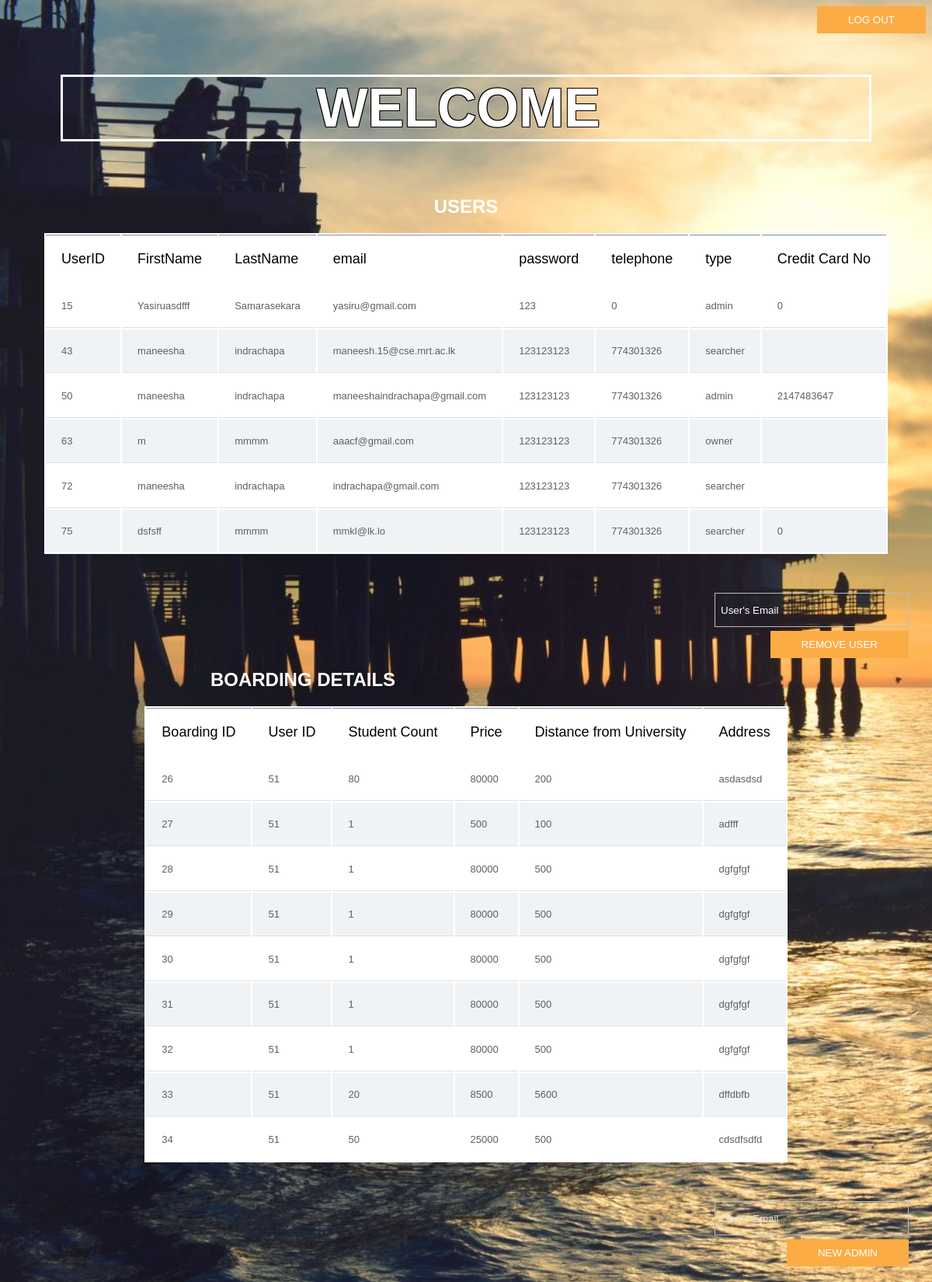
The app's page /process_admin.php with its own data.
### tables this page shows
CREATE TABLE `users` (
  `userID` int(11) NOT NULL,
  `firstName` varchar(50) NOT NULL,
  `lastName` varchar(50) NOT NULL,
  `email` varchar(50) NOT NULL,
  `password` varchar(20) NOT NULL,
  `telephone` int(10) NOT NULL,
  `type` varchar(10) NOT NULL,
  `date` varchar(30) NOT NULL,
  `creditCardNo` int(20) DEFAULT NULL,
  `profPic` varchar(100) DEFAULT NULL
);

CREATE TABLE `boarding_details` (
  `boardingID` int(11) NOT NULL,
  `userID` int(11) NOT NULL,
  `studentCount` int(11) NOT NULL,
  `price` decimal(10,0) NOT NULL,
  `distance` int(11) NOT NULL,
  `address` varchar(80) NOT NULL
);

### process_admin.php (the view, shortened to what this page needs)
<?php
require 'database/connect.inc.php';
$email=$_SESSION['email'];
$name="SELECT firstName FROM users where email='$email'";
$name_result=$db->query($name);
$name_result_row=mysqli_fetch_assoc($name_result);
$sql="SELECT userID,firstName,lastName,email,password,telephone,type,creditCardNo FROM users";
$sql_1="SELECT boardingID,userID,studentCount,price,distance,address FROM boarding_details";
$result_1=$db->query($sql_1);
$result=$db->query($sql);
?>
<html>
    <head>
        <link href="css/style_process_admin.css" type="text/css" rel="stylesheet">
    </head>
    <body>
        <div style="float:right" class='log_out'>
            <form align="right" name="form1" method="post" action="php/logout.php">
              <label class="logoutLblPos">
                  <button name="log_out" type="submit" id="log_out" class="btn btn-info">Log Out</button>
              </label>
            </form>
            </div><br>
        <div>
        <h1>Welcome&nbsp;<?php echo $name_result_row['firstName'];?></h1>
        <h2>Users</h2>
        <table class="table">
            <thead>
            <tr>
                <th>UserID</th>
                <th>FirstName</th>
                <th>LastName</th>
                <th>email</th>
                <th>password</th>
                <th>telephone</th>
                <th>type</th>
                <th>Credit Card No</th>
            </tr>
            </thead>
            <tbody>
        <?php
        if ($result->num_rows > 0) {
            while($row = $result->fetch_assoc()) {
                echo  "<tr><td>".$row['userID']."</td><td>".$row['firstName']."</td><td>".$row['lastName']."</td><td>".$row['email']."</td><td>".$row['password']."</td><td>".$row['telephone']."</td><td>".$row['type']."</td><td>".$row['creditCardNo']."</td></tr>";
                }
            }else {
                echo "0 results";
                }
        ?>
            </tbody>
        </table>
        <div style="float:right">
            <form align="right" name="form2"  method="post" action="<?php echo htmlspecialchars($_SERVER["PHP_SELF"]);?>" class="admin-email-form">
              <label>
                  <input type="email" style="color:white" class="form-control" name="remove_email" value="User's Email">
                  <button name="removeEmailButton" type="submit"  class="btn btn-info">Remove User</button>
              </label>
            </form>
            </div><br><br><br><br><br><br>
                <h2>Boarding Details</h2>
        <table class="table">
            <thead>
            <tr>
                <th>Boarding ID</th>
                <th>User ID</th>
                <th>Student Count</th>
                <th>Price</th>
                <th>Distance from University</th>
                <th>Address</th>
            </tr>
            </thead>
            <tbody>
        <?php
        if ($result_1->num_rows > 0) {
            while($row_1= $result_1->fetch_assoc()) {
                echo  "<tr><td>".$row_1['boardingID']."</td><td>".$row_1['userID']."</td><td>".$row_1['studentCount']."</td><td>".$row_1['price']."</td><td>".$row_1['distance']."</td><td>".$row_1['address']."</td></tr>";
                }
            }else {
                echo "0 results";
                }
        ?>
            </tbody>
        </table>
        </div>
        <div style="float:right">
            <form align="right" name="form1"  method="post" action="<?php echo htmlspecialchars($_SERVER["PHP_SELF"]);?>" class="admin-email-form">
              <label>
                  <input type="email" style="heght:40px" class="form-control" name="adminemail" value="User's Email">
                  <button name="adminEmailButton" type="submit"  class="btn btn-info" >New Admin</button>
              </label>
            </form>
            </div><br>
    </body>
</html>

### css/style_process_admin.css (style rules this page uses)
* { -moz-box-sizing: border-box; -webkit-box-sizing: border-box; box-sizing: border-box; }
body { background-image:url(../img/slider/02.jpg); background-repeat: no-repeat; background-size: cover; font-family: 'Raleway',sans-serif; background-attachment: fixed; height: 100%; }
h2 { color: white; font-family: 'Raleway',sans-serif; text-align: center; margin-top: 20px; text-transform: uppercase; }
h1 { color: white; font-family: 'Raleway',sans-serif; text-align: center; font-size: 70px; border: solid; margin: 70px; text-transform: uppercase; text-shadow: -1px -1px 0 #000,1px -1px 0 #000,-1px 1px 0 #000,1px 1px 0 #000; }
.btn.btn-info { background: #FCAC45; border: 0; border-radius:0%; padding: 10px 40px; color: #ffffff; text-transform: uppercase; }
table { border-collapse: separate; background:#fff; @include border-radius(5px); margin:20px auto; @include box-shadow(0px 0px 5px rgba(0,0,0,0.3)); }
thead { @include border-radius(5px); }
tbody tr td { font-family: 'Raleway',sans-serif; font-weight:400; color:#5f6062; font-size:13px; padding:20px 20px 20px 20px; border-bottom:1px solid #e0e0e0; }
tbody tr:nth-child(2n) { background:#f0f3f5; }
.form-control { width: 250px; background: none; height: 40px; color: #ddd; background: none; height: 44px; color: #ddd; }
.admin-email-form { margin:10px ; max-width: 400px; padding: 20px 12px 10px 20px; font-size: 13px ; font-family:'Raleway',sans-serif; }
.admin-email-form input[type=email] { box-sizing: border-box; -webkit-box-sizing: border-box; -moz-box-sizing: border-box; border:1px solid #BEBEBE; padding: 7px; margin-bottom:5px; -webkit-transition: all 0.30s ease-in-out; -moz-transition: all 0.30s ease-in-out; -ms-transition: all 0.30s ease-in-out; -o-transition: all 0.30s ease-in-out; outline: none; }
.admin-email-form input[type=email]:focus, { -moz-box-shadow: 0 0 8px #88D5E9; -webkit-box-shadow: 0 0 8px #88D5E9; box-shadow: 0 0 8px #88D5E9; border: 1px solid #88D5E9; }

### records on screen
users: userID "15", firstName "Yasiruasdfff", lastName "Samarasekara", email "yasiru@gmail.com", password "123", telephone "0", type "admin", creditCardNo "0"
users: userID "43", firstName "maneesha", lastName "indrachapa", email "maneesh.15@cse.mrt.ac.lk", password "123123123", telephone "774301326", type "searcher"
users: userID "50", firstName "maneesha", lastName "indrachapa", email "maneeshaindrachapa@gmail.com", password "123123123", telephone "774301326", type "admin", creditCardNo "2147483647"
users: userID "63", firstName "m", lastName "mmmm", email "aaacf@gmail.com", password "123123123", telephone "774301326", type "owner"
users: userID "72", firstName "maneesha", lastName "indrachapa", email "indrachapa@gmail.com", password "123123123", telephone "774301326", type "searcher"
users: userID "75", firstName "dsfsff", lastName "mmmm", email "mmkl@lk.lo", password "123123123", telephone "774301326", type "searcher", creditCardNo "0"
boarding_details: boardingID "26", userID "51", studentCount "80", price "80000", distance "200", address "asdasdsd"
boarding_details: boardingID "27", userID "51", studentCount "1", price "500", distance "100", address "adfff"
boarding_details: boardingID "28", userID "51", studentCount "1", price "80000", distance "500", address "dgfgfgf"
boarding_details: boardingID "29", userID "51", studentCount "1", price "80000", distance "500", address "dgfgfgf"
boarding_details: boardingID "30", userID "51", studentCount "1", price "80000", distance "500", address "dgfgfgf"
boarding_details: boardingID "31", userID "51", studentCount "1", price "80000", distance "500", address "dgfgfgf"
boarding_details: boardingID "32", userID "51", studentCount "1", price "80000", distance "500", address "dgfgfgf"
boarding_details: boardingID "33", userID "51", studentCount "20", price "8500", distance "5600", address "dffdbfb"
boarding_details: boardingID "34", userID "51", studentCount "50", price "25000", distance "500", address "cdsdfsdfd"
